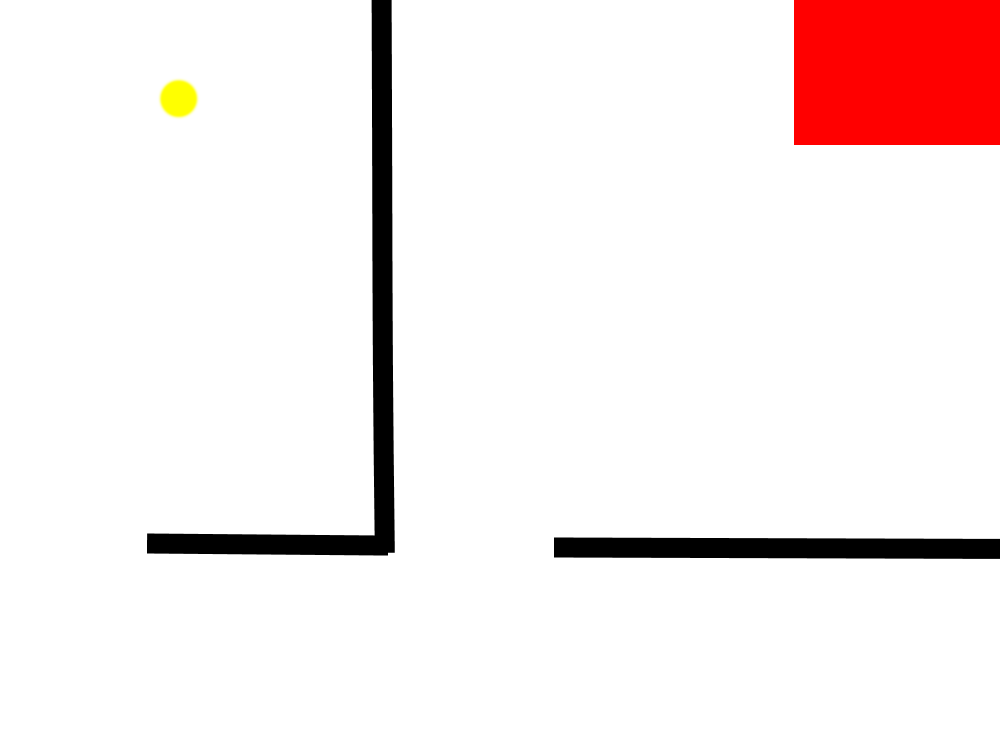
#> input picture map_data/map_custom01_color.png, 1000 x 750 px
$ python map_generator.py
#> lines starting #> are read from the running program, lines starting #| are printed output that depends on the picture; after the words box and inside, x2 and y2 are one past the last pixel; in counts of white or black regions, pixels touching at a corner belong together
#> further down, img is the input picture: shape (750, 1000, 3); mean B, G, R 236.1, 236.5, 246.6
import random

import cv2
import numpy as np

data_path = "./generated_code/data_generated_map.py"
wall_path = "./generated_code/walls_generated_map.py"
debug_mode = False

class ImageToMap:
    def __init__(self, image_source: cv2.Mat, auto_resized: bool = True):
#> called with auto_resized = False
        self._img_src = image_source
        if debug_mode:
            cv2.imshow("image_source", self._img_src)
            cv2.waitKey(0)

        img_hsv = cv2.cvtColor(self._img_src, cv2.COLOR_BGR2HSV)
#> img_hsv: shape (750, 1000, 3); mean H, S, V 0.1, 10.5, 246.6
        # lower bound and upper bound for all color except black
        lower_bound = (0, 0, 100)
        upper_bound = (180, 255, 255)
        # find the colors within the boundaries
        mask_walls = cv2.inRange(img_hsv, lower_bound, upper_bound)
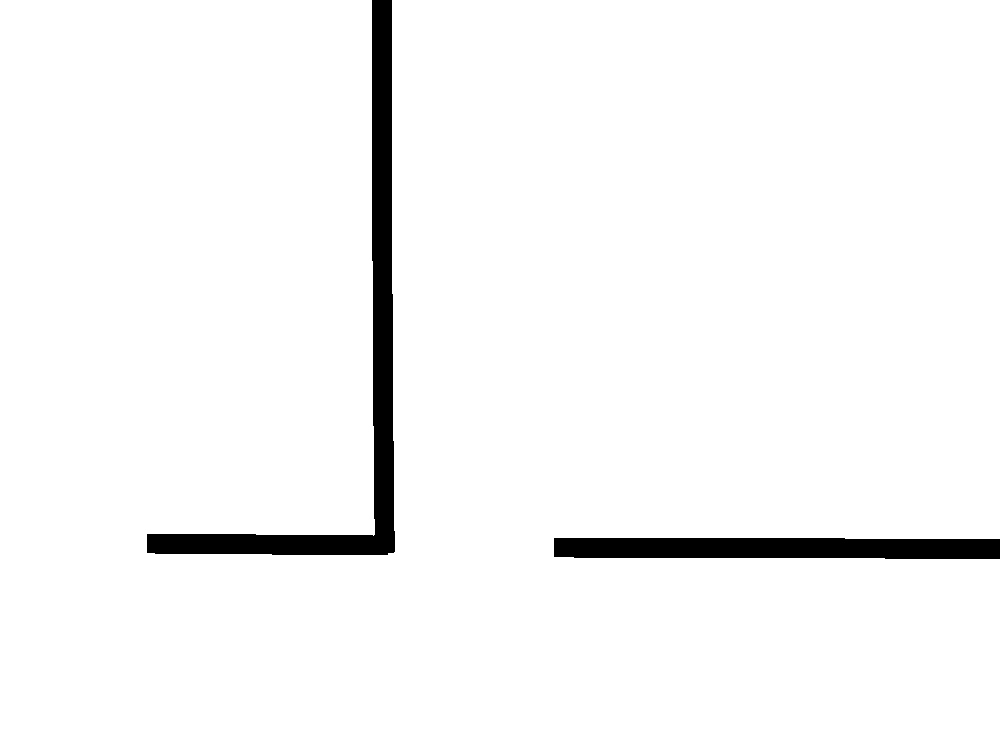
#> mask_walls: shape (750, 1000); 96.7% white; 2 black regions, box (x1, y1, x2, y2) and area: (147, 0, 395, 555) 15560, (554, 538, 1000, 559) 8860
        self._img_src_walls = cv2.bitwise_not(mask_walls)
        # cv2.imshow("mask_walls", self._img_src_bw)
        # cv2.waitKey(0)

        self._auto_resized = auto_resized

        self.height_map = 750
        self.width_map = 0
        self.factor = 1.0

        self.lines = []
        self.boxes = []

    def launch(self):
        self.compute_dim()
        self.img_to_segments()
        self.img_to_boxes()
        self.write_lines_and_boxes()
        self.detect_people()
        self.detect_rescue_center()

    def detect_people(self):
        # convert to hsv colorspace
        img_hsv = cv2.cvtColor(self._img_src, cv2.COLOR_BGR2HSV)

        # lower bound and upper bound for Green color
        lower_bound = (22, 93, 0)
        upper_bound = (45, 255, 255)
        # find the colors within the boundaries
        mask_people = cv2.inRange(img_hsv, lower_bound, upper_bound)

        # define kernel size
        kernel = np.ones((7, 7), np.uint8)

        # Remove unnecessary noise from mask
        mask_people = cv2.morphologyEx(mask_people, cv2.MORPH_CLOSE, kernel)
        mask_people = cv2.morphologyEx(mask_people, cv2.MORPH_OPEN, kernel)

        # Setup SimpleBlobDetector parameters.
        params = cv2.SimpleBlobDetector_Params()
        # Change thresholds
        params.filterByArea = True
        params.maxArea = 2000
        # Convexity = Area of the Blob / Area of its convex hull (max = 1 for convex shape)
        params.filterByConvexity = True
        params.minConvexity = 0.75
        # Circularity = 4 pi * Area / (perimeter)²  (max = 1 for circle)
        params.filterByCircularity = True
        params.minCircularity = 0.75

        # Set up the detector with default parameters.
        detector = cv2.SimpleBlobDetector_create(params)

        scaled_mask_people = 255 - (mask_people.astype(np.float32) * 255 / np.max(mask_people)).astype(np.uint8)
        # Detect blobs.
        keypoints = detector.detect(scaled_mask_people)

        txt_people_position = "data['wounded_persons_pos'] = ["
        for i, keyPoint in enumerate(keypoints):
            x = self.factor * keyPoint.pt[0] - self.width_map / 2
            y = self.height_map / 2 - self.factor * keyPoint.pt[1]
            txt_people_position += "({0:.0f},{1:.0f})".format(x, y)
            if i < len(keypoints) - 1:
                txt_people_position += ", "
        txt_people_position += "]\n"
        with open(data_path, "a") as f:
            f.write(txt_people_position)

        # # Draw detected blobs as red circles.
        # # cv2.DRAW_MATCHES_FLAGS_DRAW_RICH_KEYPOINTS ensures the size of the circle corresponds to the size of blob
        # mask_people_rbg = cv2.cvtColor(mask_people, cv2.COLOR_GRAY2RGB)
        # im_with_keypoints = cv2.drawKeypoints(mask_people_rbg, keypoints, np.array([]), (0, 0, 255),
        #                                       cv2.DRAW_MATCHES_FLAGS_DRAW_RICH_KEYPOINTS)

        # Show keypoints
        # cv2.imshow("Keypoints", im_with_keypoints)
        # cv2.waitKey(0)

    def detect_rescue_center(self):
        # convert to hsv colorspace
        img_hsv = cv2.cvtColor(self._img_src, cv2.COLOR_BGR2HSV)

        # lower boundary RED color range values; Hue (0 - 10)
        lower1 = np.array([0, 100, 20])
        upper1 = np.array([10, 255, 255])

        # upper boundary RED color range values; Hue (160 - 180)
        lower2 = np.array([160, 100, 20])
        upper2 = np.array([179, 255, 255])

        lower_mask = cv2.inRange(img_hsv, lower1, upper1)
        upper_mask = cv2.inRange(img_hsv, lower2, upper2)

        mask_rescue_center = lower_mask + upper_mask

        # define kernel size
        kernel = np.ones((7, 7), np.uint8)

        # Remove unnecessary noise from mask
        mask_rescue_center = cv2.morphologyEx(mask_rescue_center, cv2.MORPH_CLOSE, kernel)
        mask_rescue_center = cv2.morphologyEx(mask_rescue_center, cv2.MORPH_OPEN, kernel)

        # find the contours
        contours, _ = cv2.findContours(mask_rescue_center, cv2.RETR_TREE, cv2.CHAIN_APPROX_SIMPLE)

        # take the first contour
        cnt = contours[0]

        # compute the bounding rectangle of the contour
        x_rec, y_rec, w_rec, h_rec = cv2.boundingRect(cnt)
        # [7 lines of commented-out code are left out]
        mask_rescue_center_rbg = cv2.cvtColor(mask_rescue_center, cv2.COLOR_GRAY2RGB)
        mask_rescue_center_rbg = cv2.drawContours(mask_rescue_center_rbg, [cnt], 0, (0, 255, 255), 2)

        # draw the bounding rectangle
        mask_rescue_center_rbg = cv2.rectangle(mask_rescue_center_rbg, (x_rec, y_rec), (x_rec + w_rec, y_rec + h_rec),
                                               (0, 255, 0), 2)

        # display the image with bounding rectangle drawn on it
        if debug_mode:
            cv2.imshow("Bounding Rectangle", mask_rescue_center_rbg)
            cv2.waitKey(0)

        # self._rescue_center = RescueCenter(size=(90, 170))
        # self._rescue_center_pos = ((-505, -285), 0)

        x_rec *= self.factor
        y_rec *= self.factor
        h_rec *= self.factor
        w_rec *= self.factor
        x = x_rec + w_rec * 0.5 - self.width_map * 0.5
        y = self.height_map * 0.5 - (y_rec + h_rec * 0.5)
        with open(data_path, "a") as f:
            f.write("data['rescue_center'] = RescueCenter(size=({0:.0f},{1:.0f}))\n".format(w_rec, h_rec))
            f.write("data['rescue_center_pos'] = (({0:.0f},{1:.0f}), 0)\n".format(x, y))


    def compute_dim(self):
        self.height_map = 750

        print("original dim map : ({}, {})".format(self._img_src_walls.shape[1], self._img_src_walls.shape[0]))
#| original dim map : (1000, 750)
        print("auto_resized = {}".format(self._auto_resized))

        self.factor = self.height_map / self._img_src_walls.shape[0]
        if not self._auto_resized:
            self.factor = 1.0
            self.height_map = self._img_src_walls.shape[0]
        self.width_map = int(round(self.factor * self._img_src_walls.shape[1]))
        print("Used dim map : ({}, {}) with factor {}".format(self.width_map, self.height_map, self.factor))
#| Used dim map : (1000, 750) with factor 1.0

        with open(data_path, "w") as f:
            f.write("from spg_overlay.entities.rescue_center import RescueCenter\n\n")
            f.write("data = {}\n")
            f.write("data['size_area'] = ({0:.0f},{1:.0f})\n".format(self.width_map, self.height_map))

    def img_to_segments(self):
        fld = cv2.ximgproc.createFastLineDetector(canny_aperture_size=7, do_merge=True)
        size_kernel = 9
        kernel = np.ones((size_kernel, size_kernel), np.uint8)
        img_erode = cv2.erode(self._img_src_walls, kernel, iterations=1)
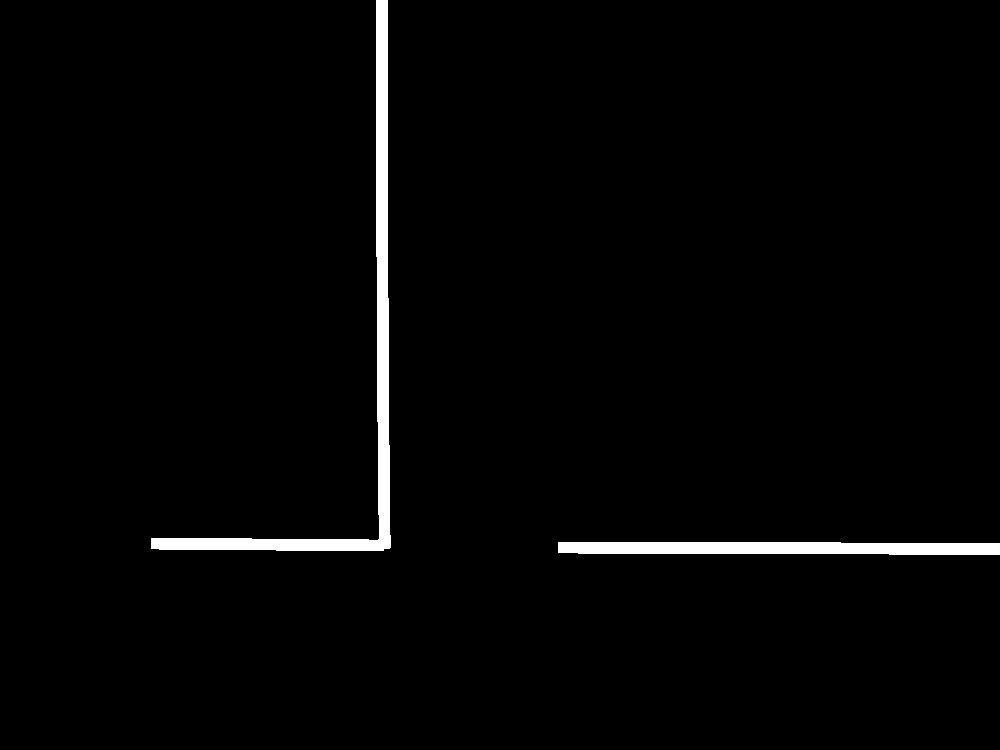
#> img_erode: shape (750, 1000); 1.9% white; 2 white regions, box (x1, y1, x2, y2) and area: (151, 0, 391, 551) 9208, (558, 542, 1000, 555) 5236
        if debug_mode:
            cv2.imshow("img_erode", img_erode)

        self.lines = fld.detect(img_erode)
#> self.lines = [[374.4, 0.0032, 377.2, 539], [389, 548, 386.4, 0.00293], [150.5, 538, 150.5, 548], [377, 538.5, 155, 536.8], [557.5, 542, 557.5, 552], [999, 542.1, 562, 540.7], [152, 548.7, 386, 550.2], [559, 552.5, 999, 553.9]]
        result_img = fld.drawSegments(self._img_src_walls, self.lines)
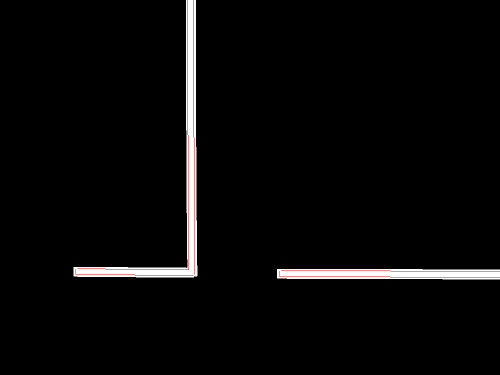
#> result_img: shape (750, 1000, 3) (shown at 1/2 size); mean of channels 0, 1, 2 7.5, 7.5, 8.3; drawn as B, G, R
        if debug_mode:
            cv2.imshow("result_img", result_img)

        only_lines_image = np.zeros((self._img_src_walls.shape[0], self._img_src_walls.shape[1], 3), dtype=np.uint8)

        for line in self.lines:
            x0 = int(round(line[0][0]))
            y0 = int(round(line[0][1]))
            x1 = int(round(line[0][2]))
            y1 = int(round(line[0][3]))
            cv2.line(only_lines_image, (x0, y0), (x1, y1), (0, 0, 255), 1, cv2.LINE_4)
#> this loop made 8 passes
#> (line, x0, y0, x1, y1) on passes 1 to 8: ([[374.4, 0.0032, 377.2, 539]], 374, 0, 377, 539), ([[389, 548, 386.4, 0.00293]], 389, 548, 386, 0), ([[150.5, 538, 150.5, 548]], 151, 538, 151, 548), ([[377, 538.5, 155, 536.8]], 377, 539, 155, 537), ([[557.5, 542, 557.5, 552]], 558, 542, 558, 552), ([[999, 542.1, 562, 540.7]], 999, 542, 562, 541), ([[152, 548.7, 386, 550.2]], 152, 549, 386, 550), ([[559, 552.5, 999, 553.9]], 559, 553, 999, 554)
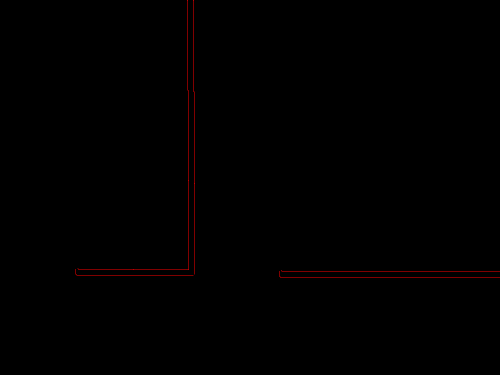
#> only_lines_image: shape (750, 1000, 3) (shown at 1/2 size); mean of channels 0, 1, 2 0, 0, 0.8; drawn as B, G, R

        # [9 lines of commented-out code are left out]

        if debug_mode:
            cv2.imshow("only_lines_image", only_lines_image)
            cv2.waitKey(0)

    def img_to_boxes(self):
        size_kernel = 50
        kernel = np.ones((size_kernel, size_kernel), np.uint8)
        img_box = cv2.morphologyEx(self._img_src_walls, cv2.MORPH_OPEN, kernel)
#> img_box: shape (750, 1000); every value is 0
        if debug_mode:
            cv2.imshow("img_box", img_box)
        thresh_value, thresh_img = cv2.threshold(src=img_box, thresh=127, maxval=255, type=0)
        contours, hierarchy = cv2.findContours(image=thresh_img, mode=cv2.RETR_LIST, method=cv2.CHAIN_APPROX_SIMPLE)
#> contours = []
        if debug_mode:
            cv2.imshow("thresh_img_box", thresh_img)

        contours_poly = []
        self.boxes = []

        for i, curve in enumerate(contours):
            perimeter = cv2.arcLength(curve=curve, closed=True)
            approx_poly = cv2.approxPolyDP(curve=curve, epsilon=0.015 * perimeter, closed=True)
            box = cv2.boundingRect(approx_poly)
            # [13 lines of commented-out code are left out]

            if approx_poly.shape[0] == 4 and abs(cv2.contourArea(approx_poly)) > 300 and cv2.isContourConvex(
                    approx_poly):
                # print("approx_poly", approx_poly)
                contours_poly.append(approx_poly)
                self.boxes.append(box)
#> this loop made 0 passes
#> after the loop, contours_poly = []; self.boxes = []
                # print("box", box)

        only_boxes_image = np.zeros((thresh_img.shape[0], thresh_img.shape[1], 3), dtype=np.uint8)

        for i in range(len(contours_poly)):
            color = (random.randint(0, 256), random.randint(0, 256), random.randint(0, 256))
            cv2.drawContours(only_boxes_image, contours_poly, i, color)
#> only_boxes_image: shape (750, 1000, 3); every value is 0
            # [12 lines of commented-out code are left out]

        if debug_mode:
            cv2.imshow("only_boxes_image", only_boxes_image)
            cv2.waitKey(0)

    def write_lines_and_boxes(self):
        f = open(wall_path, "w")

        f.write("\"\"\"\n")
        f.write("This file was generated by the tool 'image_to_map.py' in the directory tools.\n")
        f.write(
            "This tool permits to create this kind of file by providing it an image of the map we want to create.\n")
        f.write("\"\"\"\n\n")

        f.write("from spg_overlay.entities.normal_wall import NormalWall, NormalBox\n\n\n")

        f.write("# Dimension of the map : ({}, {})\n".format(self.width_map, self.height_map))

        f.write("# Dimension factor : {}\n".format(self.factor))

        f.write("def add_boxes(playground):\n")

        if len(self.boxes) != 0:
            for i, box in enumerate(self.boxes):
                x0 = self.factor * box[0]
                y0 = self.factor * box[1]
                width = self.factor * box[2]
                height = self.factor * box[3]

                xw = int(round(x0 - self.width_map / 2))
                yw = int(round(-y0 + self.height_map / 2))
                width_w = int(round(width))
                height_w = int(round(height))

                f.write("    # box {}\n".format(i))
                f.write("    box = NormalBox(up_left_point=({}, {}),\n".format(xw, yw))
                f.write("                    width={}, height={})\n".format(width_w, height_w))
                f.write("    playground.add(box, box.wall_coordinates)\n\n")
        else:
            f.write("    pass\n\n")

        f.write("\n")
        f.write("def add_walls(playground):\n")

        # orient :
        #   horizontal = 0
        #   vertical = 1
        #   oblique = 2
        if len(self.lines) != 0:
            for i, line in enumerate(self.lines):
                x0 = self.factor * line[0][0]
                y0 = self.factor * line[0][1]
                x1 = self.factor * line[0][2]
                y1 = self.factor * line[0][3]

                orient = 2

                if abs(y0 - y1) < 2.0:
                    # horizontal
                    orient = 0
                    y0 = (y0 + y1) / 2
                    y1 = y0

                if abs(x0 - x1) < 2.0:
                    # vertical
                    orient = 1
                    x0 = (x0 + x1) / 2
                    x1 = x0

                # Correct orientation
                if orient == 0 and x0 > x1:  # horizontal
                    x0, x1 = x1, x0  # swap

                if orient == 1 and y0 > y1:  # vertical
                    y0, y1 = y1, y0  # swap

                if orient == 2 and x0 > x1:  # oblique
                    x0, x1 = x1, x0  # swap
                    y0, y1 = y1, y0  # swap

                # Correct size
                correction = 4
                if orient == 0:  # horizontal
                    x0 -= correction
                    x1 += correction

                if orient == 1:  # vertical
                    y0 -= correction
                    y1 += correction

                if orient == 2:  # oblique
                    x0 -= correction
                    x1 += correction
                    if y1 > y0:  # oblique
                        y0 -= correction
                        y1 += correction
                    else:
                        y1 -= correction
                        y0 += correction

                if orient == 0:
                    f.write("    # horizontal wall {}\n".format(i))
                elif orient == 1:
                    f.write("    # vertical wall {}\n".format(i))
                else:
                    f.write("    # oblique wall {}\n".format(i))

                xw0 = int(round(x0 - self.width_map / 2))
                yw0 = int(round(-y0 + self.height_map / 2))

                xw1 = int(round(x1 - self.width_map / 2))
                yw1 = int(round(-y1 + self.height_map / 2))

                f.write("    wall = NormalWall(pos_start=({}, {}),\n".format(xw0, yw0))
                f.write("                      pos_end=({}, {}))\n".format(xw1, yw1))
                f.write("    playground.add(wall, wall.wall_coordinates)\n\n")
#> this loop made 8 passes
#> (line, x0, y0, orient, xw0, yw0) on passes 1 to 6: ([[374.4, 0.0032, 377.2, 539]], 370.4, -4, 2, -130, 379), ([[389, 548, 386.4, 0.00293]], 382.4, -4, 2, -118, 379), ([[150.5, 538, 150.5, 548]], 150.5, 534, 1, -349, -159), ([[377, 538.5, 155, 536.8]], 151, 537.6, 0, -349, -163), ([[557.5, 542, 557.5, 552]], 557.5, 538, 1, 58, -163), ([[999, 542.1, 562, 540.7]], 558, 541.4, 0, 58, -166)
        else:
            f.write("    pass\n\n")

        f.close()

        print("nombre de boxes =", len(self.boxes))
#| nombre de boxes = 0
        print("nombre de lignes =", len(self.lines))
#| nombre de lignes = 8


if __name__ == "__main__":
    img_path = "../../../map_data/map_custom01_color.png"
    should_auto_resized = False
    # img = cv2.imread(img_path, cv2.IMREAD_GRAYSCALE)
    img = cv2.imread(img_path)
    image_to_map = ImageToMap(image_source=img, auto_resized=should_auto_resized)
    image_to_map.launch()
#> in detect_people, `keypoints = detector.detect(scaled_mask_people)`: keypoints = 1 keypoints; (x, y, size): (178, 98, 38.5)
#> the loop in detect_people, `for i, keyPoint in enumerate(keypoints):` made 1 pass
#> (keyPoint, x, y) on pass 1: (keypoint at (178.2, 98.1), size 38.5, -321.8, 276.9)
#> in detect_rescue_center, `contours, _ = cv2.findContours(mask_rescue_center, cv2.RETR_TREE, cv2...`: contours = [[[794, 0], [794, 144], [999, 144], [999, 0]]]
#> in detect_rescue_center, `cnt = contours[0]`: cnt = [[794, 0], [794, 144], [999, 144], [999, 0]]
#> in detect_rescue_center, `x_rec, y_rec, w_rec, h_rec = cv2.boundingRect(cnt)`: x_rec = 794; y_rec = 0; w_rec = 206; h_rec = 145
#> in detect_rescue_center, `mask_rescue_center_rbg = cv2.rectangle(mask_rescue_center_rbg, (x_rec,..`:
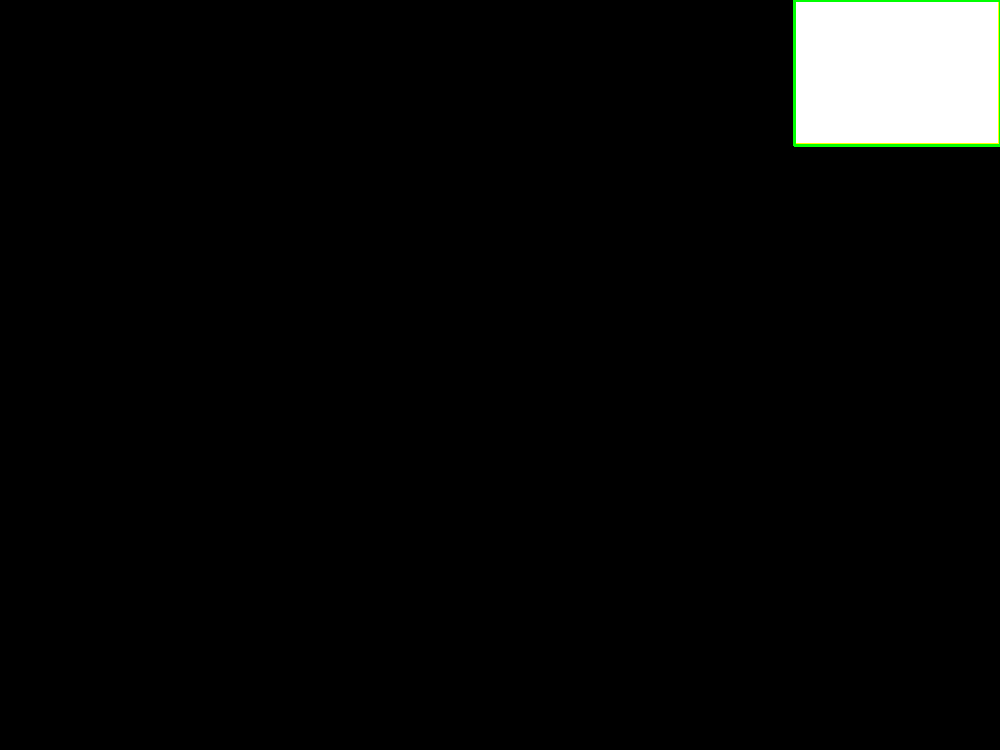
#> mask_rescue_center_rbg: shape (750, 1000, 3); mean B, G, R 9.7, 10.3, 9.8
#> in detect_rescue_center, `x = x_rec + w_rec * 0.5 - self.width_map * 0.5`: x = 397
#> in detect_rescue_center, `y = self.height_map * 0.5 - (y_rec + h_rec * 0.5)`: y = 302.5
